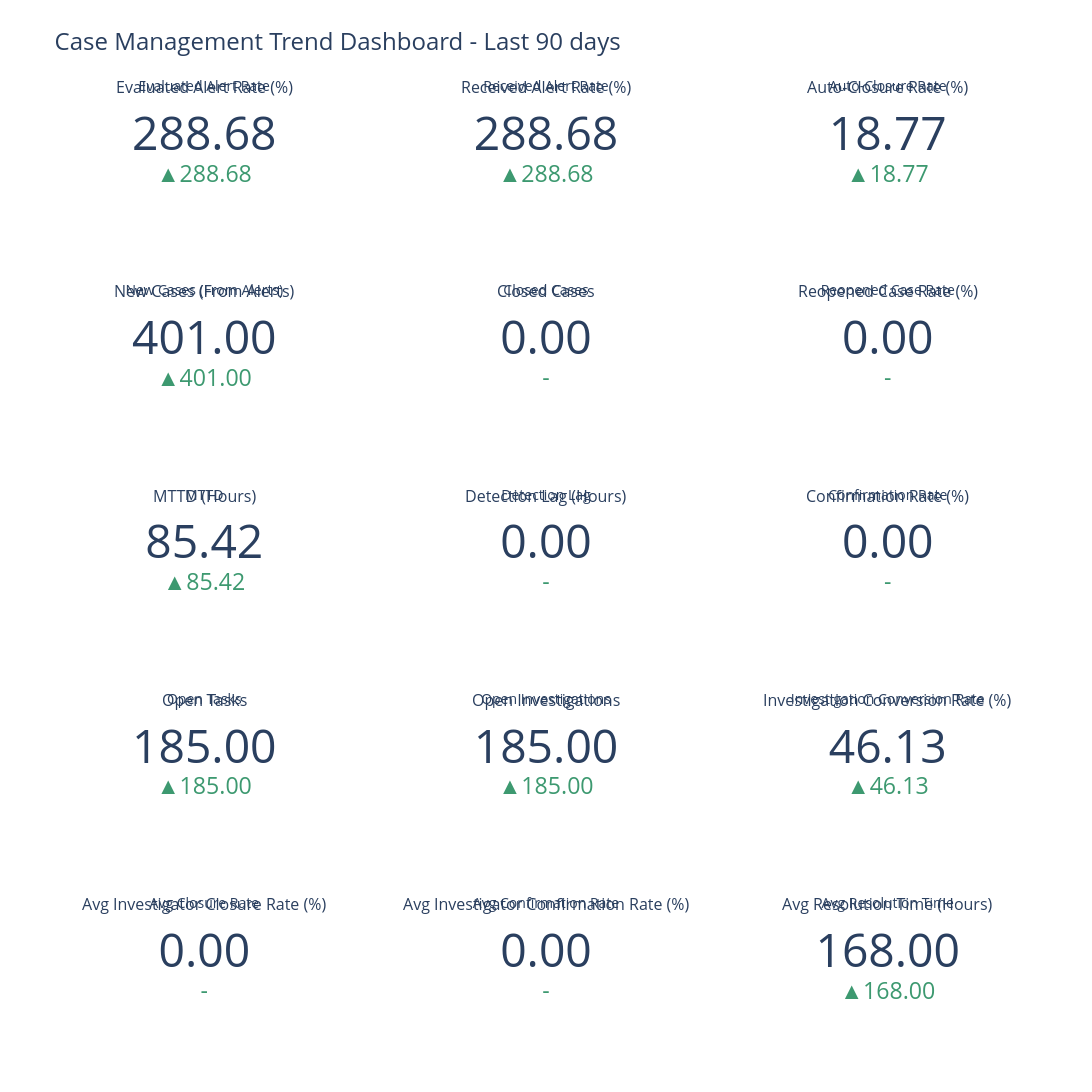

The notebook cell this image was saved under:
### Markdown cell above
## 8. Trend Visualizations

### Code cell
def create_kpi_card(value, previous_value, title, format_type="number", inverted=False):
    """Create KPI card with trend indicator using Plotly Indicator"""
    
    trend_symbol, trend_color = get_trend_indicator(value, previous_value, threshold=5)
    
    # Invert color logic for metrics where lower is better
    if inverted and trend_symbol == "↑":
        trend_color = "red"
    elif inverted and trend_symbol == "↓":
        trend_color = "green"
    
    if format_type == "percentage":
        display_value = f"{value:.2f}%"
        delta_value = f"{value - previous_value:.2f}%"
    elif format_type == "hours":
        display_value = f"{value:.1f}h"
        delta_value = f"{value - previous_value:.1f}h"
    elif format_type == "days":
        display_value = f"{value:.1f}d"
        delta_value = f"{value - previous_value:.1f}d"
    else:
        display_value = f"{value:.0f}"
        delta_value = f"{value - previous_value:.0f}"
    
    return go.Indicator(
        mode="number+delta",
        value=value,
        title={"text": title, "font": {"size": 14}},
        number={"valueformat": ".2f"},
        delta={
            "reference": previous_value,
            "valueformat": ".2f",
            "relative": False,
            "font": {"color": trend_color}
        },
        domain={"x": [0, 1], "y": [0, 1]}
    )

# Create comprehensive KPI dashboard with trend indicators
print("\n" + "="*80)
print("GENERATING KPI TREND VISUALIZATIONS")
print("="*80)

fig = make_subplots(
    rows=5, cols=3,
    subplot_titles=(
        "Evaluated Alert Rate (%)", "Received Alert Rate (%)", "Auto-Closure Rate (%)",
        "New Cases (From Alerts)", "Closed Cases", "Reopened Case Rate (%)",
        "MTTD (Hours)", "Detection Lag (Hours)", "Confirmation Rate (%)",
        "Open Tasks", "Open Investigations", "Investigation Conversion Rate (%)",
        "Avg Investigator Closure Rate (%)", "Avg Investigator Confirmation Rate (%)", "Avg Resolution Time (Hours)"
    ),
    specs=[[{"type": "indicator"}, {"type": "indicator"}, {"type": "indicator"}],
           [{"type": "indicator"}, {"type": "indicator"}, {"type": "indicator"}],
           [{"type": "indicator"}, {"type": "indicator"}, {"type": "indicator"}],
           [{"type": "indicator"}, {"type": "indicator"}, {"type": "indicator"}],
           [{"type": "indicator"}, {"type": "indicator"}, {"type": "indicator"}]],
    vertical_spacing=0.12,
    horizontal_spacing=0.1
)

# Row 1: Alert Metrics
fig.add_trace(
    create_kpi_card(
        alert_metrics['evaluated_alert_rate_current'],
        alert_metrics['evaluated_alert_rate_prev'],
        "Evaluated Alert Rate"
    ),
    row=1, col=1
)

fig.add_trace(
    create_kpi_card(
        alert_metrics['received_alert_rate_current'],
        alert_metrics['received_alert_rate_prev'],
        "Received Alert Rate"
    ),
    row=1, col=2
)

fig.add_trace(
    create_kpi_card(
        alert_metrics['auto_closure_rate_current'],
        alert_metrics['auto_closure_rate_prev'],
        "Auto-Closure Rate"
    ),
    row=1, col=3
)

# Row 2: Case Inventory
fig.add_trace(
    create_kpi_card(
        case_inventory['cases_from_alerts_current'],
        case_inventory['cases_from_alerts_prev'],
        "New Cases (From Alerts)",
        format_type="number"
    ),
    row=2, col=1
)

fig.add_trace(
    create_kpi_card(
        case_inventory['closed_cases_current'],
        case_inventory['closed_cases_prev'],
        "Closed Cases",
        format_type="number"
    ),
    row=2, col=2
)

fig.add_trace(
    create_kpi_card(
        case_inventory['reopened_rate_current'],
        case_inventory['reopened_rate_prev'],
        "Reopened Case Rate",
        format_type="percentage",
        inverted=True
    ),
    row=2, col=3
)

# Row 3: Resolution Time
fig.add_trace(
    create_kpi_card(
        resolution_metrics['mttd_hours_current'],
        resolution_metrics['mttd_hours_prev'],
        "MTTD",
        format_type="hours",
        inverted=True
    ),
    row=3, col=1
)

fig.add_trace(
    create_kpi_card(
        resolution_metrics['detection_lag_hours_current'],
        resolution_metrics['detection_lag_hours_prev'],
        "Detection Lag",
        format_type="hours",
        inverted=True
    ),
    row=3, col=2
)

fig.add_trace(
    create_kpi_card(
        investigation_metrics['confirmation_rate_current'],
        investigation_metrics['confirmation_rate_prev'],
        "Confirmation Rate",
        format_type="percentage"
    ),
    row=3, col=3
)

# Row 4: Investigation Metrics
fig.add_trace(
    create_kpi_card(
        investigation_metrics['open_tasks_current'],
        investigation_metrics['open_tasks_prev'],
        "Open Tasks",
        format_type="number"
    ),
    row=4, col=1
)

fig.add_trace(
    create_kpi_card(
        investigation_metrics['open_investigations_current'],
        0,
        "Open Investigations",
        format_type="number"
    ),
    row=4, col=2
)

fig.add_trace(
    create_kpi_card(
        investigation_metrics['investigation_conversion_rate_current'],
        0,
        "Investigation Conversion Rate",
        format_type="percentage"
    ),
    row=4, col=3
)

# Row 5: Investigator Productivity
avg_closure_rate = productivity_metrics['investigator_workload'].agg(
    F.avg("closure_rate")
).collect()[0][0] or 0

avg_confirmation_rate = productivity_metrics['investigator_workload'].agg(
    F.avg("confirmation_rate")
).collect()[0][0] or 0

avg_resolution_time = productivity_metrics['investigator_workload'].agg(
    F.avg("avg_resolution_hours")
).collect()[0][0] or 0

fig.add_trace(
    create_kpi_card(
        avg_closure_rate,
        0,
        "Avg Closure Rate",
        format_type="percentage"
    ),
    row=5, col=1
)

fig.add_trace(
    create_kpi_card(
        avg_confirmation_rate,
        0,
        "Avg Confirmation Rate",
        format_type="percentage"
    ),
    row=5, col=2
)

fig.add_trace(
    create_kpi_card(
        avg_resolution_time,
        0,
        "Avg Resolution Time",
        format_type="hours",
        inverted=True
    ),
    row=5, col=3
)

fig.update_layout(
    title_text=f"Case Management Trend Dashboard - {selected_period}",
    title_font_size=24,
    height=1400,
    width=1600,
    showlegend=False
)

fig.show()

print("\n✓ KPI trend dashboard generated")
print("="*80)

### Figure 1 — Plotly figure (JSON) as saved in the notebook; plotly's stock layout.template omitted (floating-point values rounded to 4 significant figures)
{"data": [{"delta": {"font": {"color": "gray"}, "reference": 0, "relative": false, "valueformat": ".2f"}, "domain": {"x": [0.0, 0.2667], "y": [0.896, 1.0]}, "mode": "number+delta", "number": {"valueformat": ".2f"}, "title": {"font": {"size": 14}, "text": "Evaluated Alert Rate"}, "type": "indicator", "value": 288.7}, {"delta": {"font": {"color": "gray"}, "reference": 0, "relative": false, "valueformat": ".2f"}, "domain": {"x": [0.3667, 0.6333], "y": [0.896, 1.0]}, "mode": "number+delta", "number": {"valueformat": ".2f"}, "title": {"font": {"size": 14}, "text": "Received Alert Rate"}, "type": "indicator", "value": 288.7}, {"delta": {"font": {"color": "gray"}, "reference": 0, "relative": false, "valueformat": ".2f"}, "domain": {"x": [0.7333, 1.0], "y": [0.896, 1.0]}, "mode": "number+delta", "number": {"valueformat": ".2f"}, "title": {"font": {"size": 14}, "text": "Auto-Closure Rate"}, "type": "indicator", "value": 18.77}, {"delta": {"font": {"color": "gray"}, "reference": 0, "relative": false, "valueformat": ".2f"}, "domain": {"x": [0.0, 0.2667], "y": [0.672, 0.776]}, "mode": "number+delta", "number": {"valueformat": ".2f"}, "title": {"font": {"size": 14}, "text": "New Cases (From Alerts)"}, "type": "indicator", "value": 401}, {"delta": {"font": {"color": "gray"}, "reference": 0, "relative": false, "valueformat": ".2f"}, "domain": {"x": [0.3667, 0.6333], "y": [0.672, 0.776]}, "mode": "number+delta", "number": {"valueformat": ".2f"}, "title": {"font": {"size": 14}, "text": "Closed Cases"}, "type": "indicator", "value": 0}, {"delta": {"font": {"color": "gray"}, "reference": 0, "relative": false, "valueformat": ".2f"}, "domain": {"x": [0.7333, 1.0], "y": [0.672, 0.776]}, "mode": "number+delta", "number": {"valueformat": ".2f"}, "title": {"font": {"size": 14}, "text": "Reopened Case Rate"}, "type": "indicator", "value": 0}, {"delta": {"font": {"color": "gray"}, "reference": 0.0, "relative": false, "valueformat": ".2f"}, "domain": {"x": [0.0, 0.2667], "y": [0.448, 0.552]}, "mode": "number+delta", "number": {"valueformat": ".2f"}, "title": {"font": {"size": 14}, "text": "MTTD"}, "type": "indicator", "value": 85.42}, {"delta": {"font": {"color": "gray"}, "reference": 0, "relative": false, "valueformat": ".2f"}, "domain": {"x": [0.3667, 0.6333], "y": [0.448, 0.552]}, "mode": "number+delta", "number": {"valueformat": ".2f"}, "title": {"font": {"size": 14}, "text": "Detection Lag"}, "type": "indicator", "value": 0}, {"delta": {"font": {"color": "gray"}, "reference": 0, "relative": false, "valueformat": ".2f"}, "domain": {"x": [0.7333, 1.0], "y": [0.448, 0.552]}, "mode": "number+delta", "number": {"valueformat": ".2f"}, "title": {"font": {"size": 14}, "text": "Confirmation Rate"}, "type": "indicator", "value": 0}, {"delta": {"font": {"color": "gray"}, "reference": 0, "relative": false, "valueformat": ".2f"}, "domain": {"x": [0.0, 0.2667], "y": [0.224, 0.328]}, "mode": "number+delta", "number": {"valueformat": ".2f"}, "title": {"font": {"size": 14}, "text": "Open Tasks"}, "type": "indicator", "value": 185}, {"delta": {"font": {"color": "gray"}, "reference": 0, "relative": false, "valueformat": ".2f"}, "domain": {"x": [0.3667, 0.6333], "y": [0.224, 0.328]}, "mode": "number+delta", "number": {"valueformat": ".2f"}, "title": {"font": {"size": 14}, "text": "Open Investigations"}, "type": "indicator", "value": 185}, {"delta": {"font": {"color": "gray"}, "reference": 0, "relative": false, "valueformat": ".2f"}, "domain": {"x": [0.7333, 1.0], "y": [0.224, 0.328]}, "mode": "number+delta", "number": {"valueformat": ".2f"}, "title": {"font": {"size": 14}, "text": "Investigation Conversion Rate"}, "type": "indicator", "value": 46.13}, {"delta": {"font": {"color": "gray"}, "reference": 0, "relative": false, "valueformat": ".2f"}, "domain": {"x": [0.0, 0.2667], "y": [0.0, 0.104]}, "mode": "number+delta", "number": {"valueformat": ".2f"}, "title": {"font": {"size": 14}, "text": "Avg Closure Rate"}, "type": "indicator", "value": 0}, {"delta": {"font": {"color": "gray"}, "reference": 0, "relative": false, "valueformat": ".2f"}, "domain": {"x": [0.3667, 0.6333], "y": [0.0, 0.104]}, "mode": "number+delta", "number": {"valueformat": ".2f"}, "title": {"font": {"size": 14}, "text": "Avg Confirmation Rate"}, "type": "indicator", "value": 0}, {"delta": {"font": {"color": "gray"}, "reference": 0, "relative": false, "valueformat": ".2f"}, "domain": {"x": [0.7333, 1.0], "y": [0.0, 0.104]}, "mode": "number+delta", "number": {"valueformat": ".2f"}, "title": {"font": {"size": 14}, "text": "Avg Resolution Time"}, "type": "indicator", "value": 168.0}], "layout": {"annotations": [{"font": {"size": 16}, "showarrow": false, "text": "Evaluated Alert Rate (%)", "x": 0.1333, "xanchor": "center", "xref": "paper", "y": 1.0, "yanchor": "bottom", "yref": "paper"}, {"font": {"size": 16}, "showarrow": false, "text": "Received Alert Rate (%)", "x": 0.5, "xanchor": "center", "xref": "paper", "y": 1.0, "yanchor": "bottom", "yref": "paper"}, {"font": {"size": 16}, "showarrow": false, "text": "Auto-Closure Rate (%)", "x": 0.8667, "xanchor": "center", "xref": "paper", "y": 1.0, "yanchor": "bottom", "yref": "paper"}, {"font": {"size": 16}, "showarrow": false, "text": "New Cases (From Alerts)", "x": 0.1333, "xanchor": "center", "xref": "paper", "y": 0.776, "yanchor": "bottom", "yref": "paper"}, {"font": {"size": 16}, "showarrow": false, "text": "Closed Cases", "x": 0.5, "xanchor": "center", "xref": "paper", "y": 0.776, "yanchor": "bottom", "yref": "paper"}, {"font": {"size": 16}, "showarrow": false, "text": "Reopened Case Rate (%)", "x": 0.8667, "xanchor": "center", "xref": "paper", "y": 0.776, "yanchor": "bottom", "yref": "paper"}, {"font": {"size": 16}, "showarrow": false, "text": "MTTD (Hours)", "x": 0.1333, "xanchor": "center", "xref": "paper", "y": 0.552, "yanchor": "bottom", "yref": "paper"}, {"font": {"size": 16}, "showarrow": false, "text": "Detection Lag (Hours)", "x": 0.5, "xanchor": "center", "xref": "paper", "y": 0.552, "yanchor": "bottom", "yref": "paper"}, {"font": {"size": 16}, "showarrow": false, "text": "Confirmation Rate (%)", "x": 0.8667, "xanchor": "center", "xref": "paper", "y": 0.552, "yanchor": "bottom", "yref": "paper"}, {"font": {"size": 16}, "showarrow": false, "text": "Open Tasks", "x": 0.1333, "xanchor": "center", "xref": "paper", "y": 0.328, "yanchor": "bottom", "yref": "paper"}, {"font": {"size": 16}, "showarrow": false, "text": "Open Investigations", "x": 0.5, "xanchor": "center", "xref": "paper", "y": 0.328, "yanchor": "bottom", "yref": "paper"}, {"font": {"size": 16}, "showarrow": false, "text": "Investigation Conversion Rate (%)", "x": 0.8667, "xanchor": "center", "xref": "paper", "y": 0.328, "yanchor": "bottom", "yref": "paper"}, {"font": {"size": 16}, "showarrow": false, "text": "Avg Investigator Closure Rate (%)", "x": 0.1333, "xanchor": "center", "xref": "paper", "y": 0.104, "yanchor": "bottom", "yref": "paper"}, {"font": {"size": 16}, "showarrow": false, "text": "Avg Investigator Confirmation Rate (%)", "x": 0.5, "xanchor": "center", "xref": "paper", "y": 0.104, "yanchor": "bottom", "yref": "paper"}, {"font": {"size": 16}, "showarrow": false, "text": "Avg Resolution Time (Hours)", "x": 0.8667, "xanchor": "center", "xref": "paper", "y": 0.104, "yanchor": "bottom", "yref": "paper"}], "height": 1400, "showlegend": false, "title": {"font": {"size": 24}, "text": "Case Management Trend Dashboard - Last 90 days"}, "width": 1600}}
